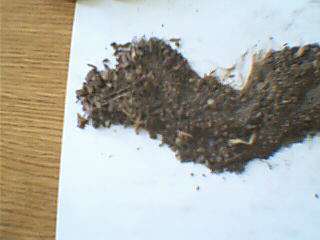
//> input picture opencvRotateTestGoogleSVN/img/img_21.png, 320 x 240 px
$ ./main1   (built with g++ and OpenCV 4)
//> lines starting //> are read from the running program, lines starting //| are printed output that depends on the picture; after the words box and inside, x2 and y2 are one past the last pixel; in counts of white or black regions, pixels touching at a corner belong together
### opencvRotateTestGoogleSVN/src/simplemath.h
/*
 * simplemath.h
 *
 *  Created on: 26.03.2009
 *      Author: ar
 */

#ifndef SIMPLEMATH_H_
#define SIMPLEMATH_H_


#endif /* SIMPLEMATH_H_ */

### opencvRotateTestGoogleSVN/src/smalllib.cpp
/*
 * smalllib.cpp
 *
 *  Created on: 28.02.2009
 *      Author: ar
 */

#include "smalllib.h"

#define ERR_MAX_COUNT	5

//int convertAVItoJPEG(const string& file_avi, const string& dir_path) {
// [84 lines left out: functions convertAVItoJPEG, drawCentrafBox, not called in this run]

void drawSquareBox(IplImage* img, CvPoint p, int l2, CvScalar color, int lw) {
	cvRectangle(img,cvPoint(p.x-l2,p.y-l2),cvPoint(p.x+l2,p.y+l2),color,lw);
}


// dst -> must be freed
// [144 lines left out: functions convertArrayFromIntTo2d32F, convertArrayFrom2d32fToInt, createPointArray, createCopyArray, createCopyArray2D32F, releasePointArray and 5 more, not called in this run]


void drawArrow(IplImage* img, CvPoint2D32f p0, CvPoint2D32f p1 , CvScalar color, int thick, double zoom) {

	CvPoint2D32f dv = cvPoint2D32f(zoom*(p1.x-p0.x),zoom*(p1.y-p0.y));
	CvPoint2D32f p1_new = cvPoint2D32f(p0.x + dv.x, p0.y + dv.y);
	double len = sqrt(dv.x*dv.x + dv.y*dv.y);
	double sl = 0;
	if(len<4) {
		sl=4.;
		dv=cvPoint2D32f((sl*dv.x)/len,(sl*dv.y)/len);
	} else {
		sl=(4.+0.05*len);
		dv=cvPoint2D32f((sl*dv.x)/len,(sl*dv.y)/len);
	}
	CvPoint2D32f vla = cvPoint2D32f(
			p1_new.x - dv.x + dv.y,
			p1_new.y - dv.y - dv.x
			);
	CvPoint2D32f vra = cvPoint2D32f(
			p1_new.x - dv.x - dv.y,
			p1_new.y - dv.y + dv.x
			);
	cvLine(img,cvPointFrom32f(p0),cvPointFrom32f(p1_new),color,thick);
	cvLine(img, cvPointFrom32f(p1_new),cvPointFrom32f(vla),color,thick);
	cvLine(img, cvPointFrom32f(p1_new),cvPointFrom32f(vra),color,thick);
}

CvPoint2D32f getOrtoVec(CvPoint2D32f p) {
	return cvPoint2D32f(p.y, -p.x);
}

// [10 lines left out: function getCrossPoint, not called in this run]

### opencvRotateTestGoogleSVN/src/main1.cpp
/*
 * main.cpp
 *
 *  Created on: 26.03.2009
 *      Author: ar
 */


#include <iostream>
#include <stdlib.h>
#include <stdio.h>
//OpenCV
#include <cv.h>
#include <highgui.h>
#include "simplemath.h"
#include "smalllib.h"

const int MAX_CORNERS = 100;


int main(int argc, char** argv) {
    // Initialize, load two images from the file system, and
    // allocate the images and other structures we will need for
    // results.
    //
    //IplImage* imgA = cvLoadImage("../img/img_10.png", CV_LOAD_IMAGE_GRAYSCALE);
    //IplImage* imgB = cvLoadImage("../img/img_19.png", CV_LOAD_IMAGE_GRAYSCALE);
    IplImage* imgA = cvLoadImage("img/img_21.png", CV_LOAD_IMAGE_GRAYSCALE);
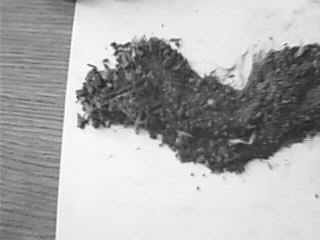
//> imgA: 240 rows x 320 cols, CV_8UC1; min 29, max 255, mean 171.5
    IplImage* imgB = cvLoadImage("img/img_22.png", CV_LOAD_IMAGE_GRAYSCALE);
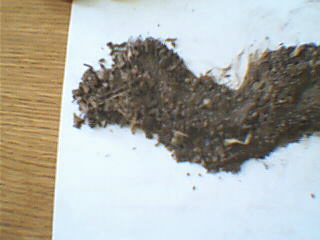
//> input picture opencvRotateTestGoogleSVN/img/img_22.png, 320 x 240 px
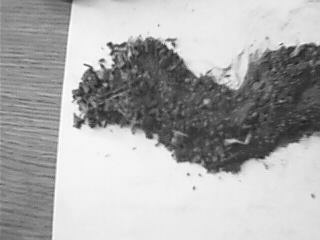
//> imgB: 240 rows x 320 cols, CV_8UC1; min 31, max 254, mean 171.7
    CvSize img_sz = cvGetSize(imgA);
//> img_sz = Size(320, 240)
    int win_size = 5;
    IplImage* imgC = cvLoadImage(
            "img/img_21.png",
            CV_LOAD_IMAGE_UNCHANGED
            );
//> imgC is the input picture: 240 rows x 320 cols, CV_8UC3; mean B, G, R 165.8, 172.9, 172.7
    // The first thing we need to do is get the features
    // we want to track.
    //
    IplImage* eig_image = cvCreateImage(img_sz, IPL_DEPTH_32F, 1);
    IplImage* tmp_image = cvCreateImage(img_sz, IPL_DEPTH_32F, 1);
    int corner_count = MAX_CORNERS;
    CvPoint2D32f* cornersA = new CvPoint2D32f[ MAX_CORNERS ];
    cvGoodFeaturesToTrack(
            imgA,
            eig_image,
            tmp_image,
            cornersA,
            &corner_count,
            0.01,
            5.0,
            0,
            3,
            0,
            0.04
            );

    cvFindCornerSubPix(
            imgA,
            cornersA,
            corner_count,
            cvSize(win_size, win_size),
            cvSize(-1, -1),
            cvTermCriteria(CV_TERMCRIT_ITER | CV_TERMCRIT_EPS, 20, 0.03)
            );
    // Call the Lucas Kanade algorithm
    //
    char features_found[ MAX_CORNERS ];
    float feature_errors[ MAX_CORNERS ];
    CvSize pyr_sz = cvSize(imgA->width + 8, imgB->height / 3);
//> pyr_sz = Size(328, 80)
    IplImage* pyrA = cvCreateImage(pyr_sz, IPL_DEPTH_32F, 1);
    IplImage* pyrB = cvCreateImage(pyr_sz, IPL_DEPTH_32F, 1);
    CvPoint2D32f* cornersB = new CvPoint2D32f[ MAX_CORNERS ];
    cvCalcOpticalFlowPyrLK(
            imgA,
            imgB,
            pyrA,
            pyrB,
            cornersA,
            cornersB,
            corner_count,
            cvSize(win_size, win_size),
            5,
            features_found,
            feature_errors,
            cvTermCriteria(CV_TERMCRIT_ITER | CV_TERMCRIT_EPS, 20, .3),
            0
            );
//> feature_errors = 100 values, max 7.98 at index 6, min 1.66 at index 28, mean 4.16
    // Now make some image of what we are looking at:
    //
    for (int i = 0; i < corner_count; i++) {
        if (features_found[i] == 0 || feature_errors[i] > 550) {
            printf("Error is %f \n", feature_errors[i]);
            continue;
        }
        printf("Got it \n");
        /*
        CvPoint p0 = cvPoint(
                cvRound(cornersA[i].x),
                cvRound(cornersA[i].y)
                );
        CvPoint p1 = cvPoint(
                cvRound(cornersB[i].x),
                cvRound(cornersB[i].y)
                );
        cvLine(imgC, p0, p1, CV_RGB(255, 0, 0), 2);
        */
        drawArrow(imgC,cornersB[i],cornersA[i],CV_RGB(255,0,0),2,5);
    }
//> this loop made 100 passes
//> (dv in drawArrow, p1_new in drawArrow, len in drawArrow, sl in drawArrow, vla in drawArrow, vra in drawArrow) on passes 1 to 7: (Point(4.97, 0.263), Point(126.4, 43.74), 19.64, 4.98, Point(121.7, 38.5), Point(121.2, 48.45)), (Point(4.97, 0.197), Point(99.83, 82.06), 19.43, 4.97, Point(95.06, 76.89), Point(94.67, 86.83)), (Point(4.99, 0.209), Point(132.9, 66.09), 19.93, 5, Point(128.1, 60.89), Point(127.7, 70.87)), (Point(4.97, 0.212), Point(129.8, 56.66), 19.56, 4.98, Point(125, 51.47), Point(124.6, 61.42)), (Point(4.97, 0.242), Point(110.2, 67.07), 19.46, 4.97, Point(105.4, 61.86), Point(104.9, 71.8)), (Point(4.99, 0.217), Point(131.1, 69.18), 19.88, 4.99, Point(126.3, 63.98), Point(125.9, 73.96)), (Point(4.99, 0.26), Point(189.9, 42.83), 19.91, 5, Point(185.2, 37.58), Point(184.7, 47.56))
//> pass 2, in drawArrow (call 2), `cvLine(img,cvPointFrom32f(p0),cvPointFrom32f(p1_new),color,thick);`:
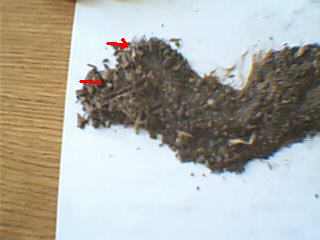
//> img: 240 rows x 320 cols, CV_8UC3; mean B, G, R 165.5, 172.6, 172.9
//> after the loop:
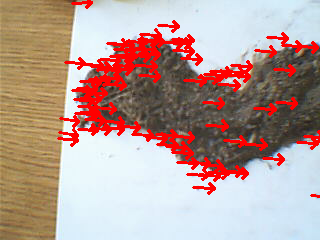
//> imgC: 240 rows x 320 cols, CV_8UC3; 10.43% of pixels changed, all inside (x1, y1, x2, y2) = (57, 0, 320, 198)
    cvNamedWindow("ImageA", 0);
    cvNamedWindow("ImageB", 0);
    cvNamedWindow("LKpyr_OpticalFlow", 0);
    cvShowImage("ImageA", imgA);
    cvShowImage("ImageB", imgB);
    cvShowImage("LKpyr_OpticalFlow", imgC);
    cvWaitKey(0);
    return 0;
}
